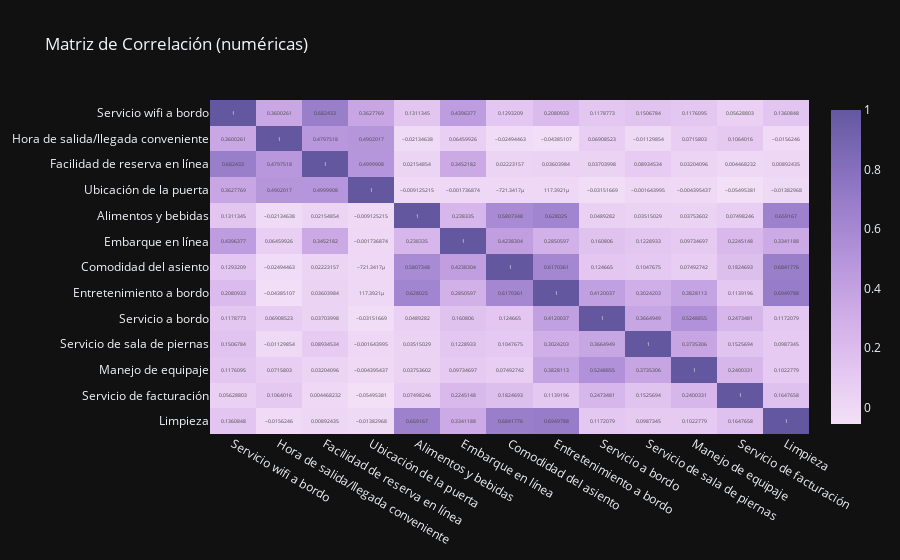

Here is the notebook cell this chart was saved with:
### Markdown cell above
Otro punto importante que debemos revisar es verificar que existen correlaciones entre las variables que tenemos. Más adelante haremos una prueba formal de que estas correlaciones, en efecto existen.

### Code cell
# Heatmap de correlación
corr = df_1.corr()

fig_corr = px.imshow(corr, text_auto=True, aspect="auto",
                     title="Matriz de Correlación (numéricas)",
                     color_continuous_scale="Purp")
fig_corr.show()

### Figure 1 — Plotly figure (JSON) as saved in the notebook; plotly's stock layout.template omitted (floating-point values rounded to 4 significant figures; data arrays with more than 128 entries replaced by an {"elided": "..."} marker saying what was removed)
{"data": [{"coloraxis": "coloraxis", "hovertemplate": "x: %{x}<br>y: %{y}<br>color: %{z}<extra></extra>", "name": "0", "texttemplate": "%{z}", "type": "heatmap", "x": ["Servicio wifi a bordo", "Hora de salida/llegada conveniente", "Facilidad de reserva en línea", "Ubicación de la puerta", "Alimentos y bebidas", "Embarque en línea", "Comodidad del asiento", "Entretenimiento a bordo", "Servicio a bordo", "Servicio de sala de piernas", "Manejo de equipaje", "Servicio de facturación", "Limpieza"], "xaxis": "x", "y": ["Servicio wifi a bordo", "Hora de salida/llegada conveniente", "Facilidad de reserva en línea", "Ubicación de la puerta", "Alimentos y bebidas", "Embarque en línea", "Comodidad del asiento", "Entretenimiento a bordo", "Servicio a bordo", "Servicio de sala de piernas", "Manejo de equipaje", "Servicio de facturación", "Limpieza"], "yaxis": "y", "z": {"elided": "13x13 float values"}}], "layout": {"coloraxis": {"colorscale": [[0, "rgb(243, 224, 247)"], [0.1667, "rgb(228, 199, 241)"], [0.3333, "rgb(209, 175, 232)"], [0.5, "rgb(185, 152, 221)"], [0.6667, "rgb(159, 130, 206)"], [0.8333, "rgb(130, 109, 186)"], [1, "rgb(99, 88, 159)"]]}, "title": {"text": "Matriz de Correlación (numéricas)"}, "xaxis": {"anchor": "y", "domain": [0, 1]}, "yaxis": {"anchor": "x", "autorange": "reversed", "domain": [0, 1]}}}
